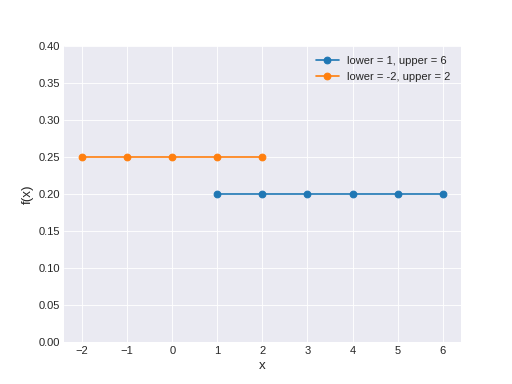

The Python source for this figure:
import matplotlib.pyplot as plt
import numpy as np
import scipy.stats as st
plt.style.use('seaborn-darkgrid')
ls = [1, -2]
us = [6, 2]
for l, u in zip(ls, us):
    x = np.arange(l, u+1)
    pmf = [1 / (u - l)] * len(x)
    plt.plot(x, pmf, '-o', label='lower = {}, upper = {}'.format(l, u))
plt.xlabel('x', fontsize=12)
plt.ylabel('f(x)', fontsize=12)
plt.ylim(0, 0.4)
plt.legend(loc=1)
plt.show()
